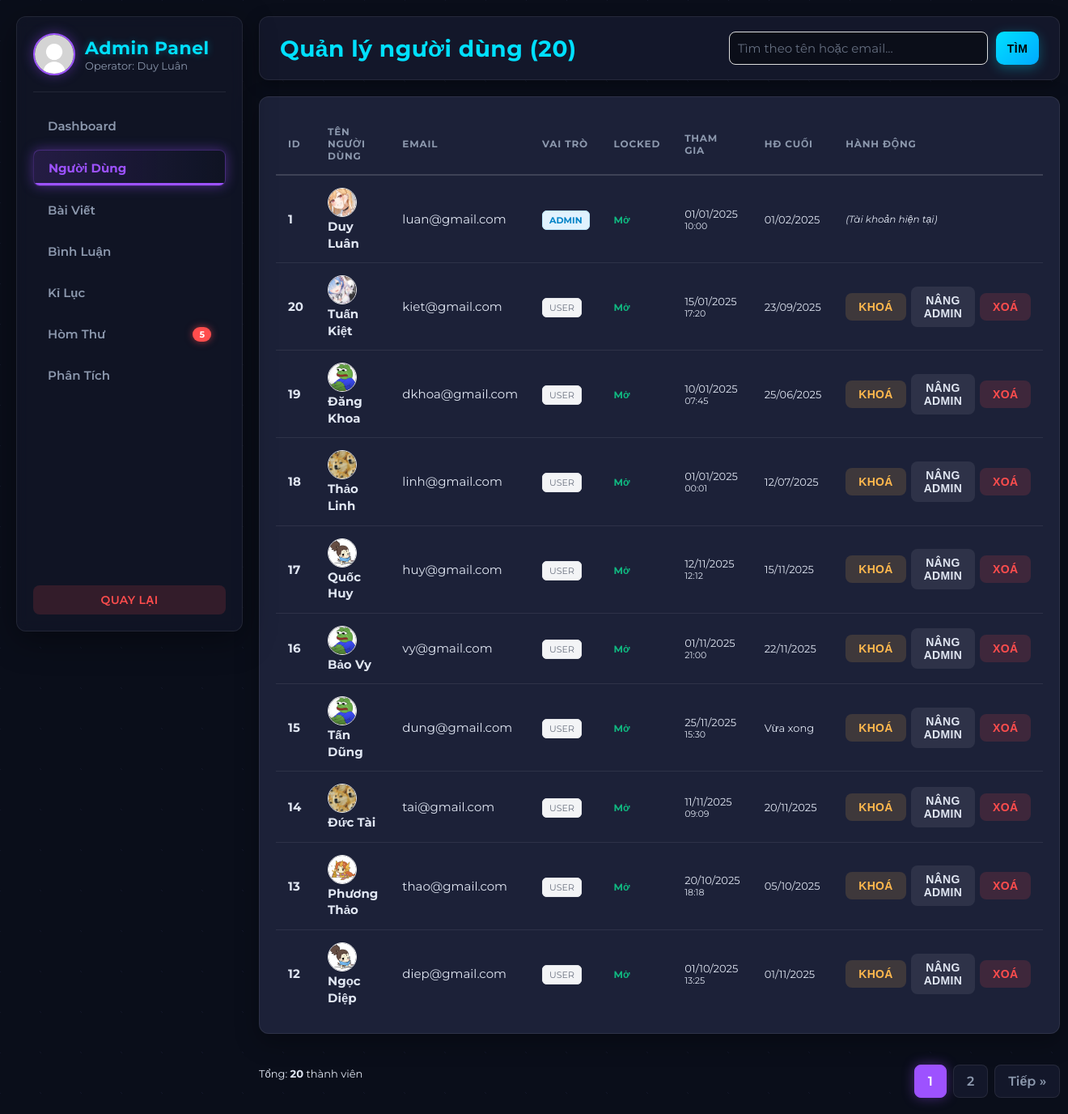
Screenshot of /admin/admin_users.php (signed in) with the database file from the repository.
### tables this page shows
CREATE TABLE IF NOT EXISTS users (
  id INT AUTO_INCREMENT PRIMARY KEY,
  name VARCHAR(100),
  email VARCHAR(100) UNIQUE,
  password VARCHAR(255),
  avatar VARCHAR(255) DEFAULT 'uploads/avatar/default.png',
  secret_code VARCHAR(255) NOT NULL,
  bio VARCHAR(255) NULL DEFAULT NULL,
  created_at DATETIME DEFAULT CURRENT_TIMESTAMP,
  last_activity DATETIME NULL,
  role VARCHAR(20) NOT NULL DEFAULT 'user',
  last_login DATETIME NULL,
  is_locked TINYINT(1) NOT NULL DEFAULT 0
);

### admin/admin_users.php (the view, shortened to what this page needs)
<?php
$CURRENT_PAGE = 'users';
require_once __DIR__ . '/admin_header.php';
$search = trim($_GET['q'] ?? '');
$page = max(1, intval($_GET['p'] ?? 1));
$limit = 10;
$offset = ($page - 1) * $limit;
$params = [];
$sql_where = "";
$count_sql = "SELECT COUNT(*) FROM users " . ($sql_where ? $sql_where : "");
$count_stmt = $conn->prepare($count_sql);
$count_stmt->execute();
$count_stmt->bind_result($total_users);
$total_pages = max(1, ceil($total_users / $limit));
$select_sql = "
  SELECT id, name, email, role, is_locked, created_at,
         COALESCE(last_login, last_activity) AS last_active_time,
         avatar
  FROM users
  " . ($sql_where ? $sql_where : "") . "
  ORDER BY role ASC, id DESC
  LIMIT ? OFFSET ?
";
$select_stmt = $conn->prepare($select_sql);
if ($sql_where) {
    $types = str_repeat('s', count($params)) . "ii";
    $bind_values = array_merge($params, [$limit, $offset]);
    $select_stmt->bind_param($types, ...$bind_values);
} else {
    $select_stmt->bind_param("ii", $limit, $offset);
}
$select_stmt->execute();
$result = $select_stmt->get_result();
?>
<div class="header">
  <h1 style="margin:0">Quản lý người dùng (<?= $total_users ?>)</h1>
  <div style="display:flex; gap:8px; align-items:center;">
    <form class="searchbar" method="get" action="admin_users.php" style="margin:0;">
        <input type="search" name="q" value="<?=htmlspecialchars($search)?>"
        style="width: 320px; padding: 10px; border-radius: 8px; border: 1px solid #ddd;"
        placeholder="Tìm theo tên hoặc email...">
        <button type="submit" class="btn-neutral" style="border-radius:10px; padding: 10px 14px; border:0; cursor:pointer;">Tìm</button>
    </form>
  </div>
</div>
<section class="table-wrap">
    <table class="table" role="table" aria-label="Danh sách người dùng">
      <thead>
        <tr>
          <th width="50">ID</th>
          <th>Tên người dùng</th>
          <th>Email</th>
          <th width="80">Vai trò</th>
          <th width="60">Locked</th>
          <th>Tham gia</th>
          <th>HĐ Cuối</th>
          <th style="width:250px">Hành động</th>
        </tr>
      </thead>
      <tbody>
      <?php while ($r = $result->fetch_assoc()): ?>
        <tr>
          <td><strong><?=htmlspecialchars($r['id'])?></strong></td>
          <td>
            <?php
                $avatarPath = (!empty($r['avatar']) && file_exists("../" . $r['avatar']))
                    ? "../" . $r['avatar']
                    : "../uploads/avatar/default.png";
            ?>
            <img style="width:36px; height:36px; border-radius:50%; object-fit:cover; margin-right:8px; vertical-align:middle; border:1px solid #eee;"
                 src="<?= htmlspecialchars($avatarPath) ?>" alt="avt">
            <strong style="vertical-align:middle;"><?=htmlspecialchars($r['name'])?></strong>
          </td>
          <td><div style="max-width:200px; overflow:hidden; text-overflow:ellipsis;"><?=htmlspecialchars($r['email'])?></div></td>
          <td>
            <?php if ($r['role'] === 'admin'): ?>
              <span style="background:#e0f2fe; color:#0284c7; padding: 4px 8px; border-radius: 6px; font-weight: 700; font-size: 11px; text-transform:uppercase; border:1px solid #bae6fd;">ADMIN</span>
            <?php else: ?>
              <span style="background:#f3f4f6; color:#6b7280; padding: 4px 8px; border-radius: 6px; font-size: 11px; text-transform:uppercase; border:1px solid #e5e7eb;">User</span>
            <?php endif; ?>
          </td>
          <td>
            <?= $r['is_locked']
                ? '<span style="color:#dc2626;font-weight:700;font-size:12px">Khoá</span>'
                : '<span style="color:#10b981;font-weight:700;font-size:12px">Mở</span>' ?>
          </td>
          <td style="font-size: 13px; color:var(--text-main);">
            <?= date('d/m/Y', strtotime($r['created_at'])) ?>
            <div style="font-size:11px; color:var(--muted);"><?= date('H:i', strtotime($r['created_at'])) ?></div>
          </td>
          <td style="font-size: 13px; color:var(--muted);">
             <?php
                if ($r['last_active_time']) {
                    $diff = time() - strtotime($r['last_active_time']);
                    if ($diff < 60) echo 'Vừa xong';
                    elseif ($diff < 3600) echo floor($diff/60) . ' phút trước';
                    elseif ($diff < 86400) echo floor($diff/3600) . ' giờ trước';
                    else echo date('d/m/Y', strtotime($r['last_active_time']));
                } else {
                    echo 'Chưa rõ';
                }
             ?>
          </td>
          <td>
            <form method="post" class="form-inline" style="display:flex; gap:6px; align-items:center;">
              <?php if ($r['id'] != $_SESSION['user']['id']): ?>
                <?php if (!$r['is_locked']): ?>
                  <button class="btn-warning" name="action" value="lock" onclick="return confirm('Khoá tài khoản này?')">Khoá</button>
                <?php else: ?>
                  <button class="btn-neutral" name="action" value="unlock">Mở</button>
                <?php endif; ?>
                <?php if ($r['role'] !== 'admin'): ?>
                  <button class="btn-neutral" name="action" value="make_admin" title="Nâng quyền Admin">Nâng Admin</button>
                <?php else: ?>
                  <button class="btn-neutral" name="action" value="revoke_admin" title="Hạ quyền xuống User">Hạ Admin</button>
                <?php endif; ?>
                <button class="btn-danger" name="action" value="delete" onclick="return confirm('CẢNH BÁO: Hành động này không thể hoàn tác!\nXác nhận XOÁ VĨNH VIỄN user này?')">Xoá</button>
              <?php else: ?>
                <span style="color:var(--muted); font-size: 12px; font-style:italic;">(Tài khoản hiện tại)</span>
              <?php endif; ?>
            </form>
          </td>
        </tr>
      <?php endwhile; ?>
      </tbody>
    </table>
</section>
<div style="display:flex; justify-content:space-between; align-items:center; margin-top:18px;">
  <div style="color:var(--muted); font-size:13px;">Tổng: <strong><?=htmlspecialchars($total_users)?></strong> thành viên</div>
  <div class="pagination" role="navigation" aria-label="Pagination">
      <?php
      $q = $search ? '&q='.urlencode($search) : '';
      $start = max(1, $page - 2);
      $end = min($total_pages, $page + 2);
      for ($i = $start; $i <= $end; $i++){
          if ($i === $page) {
              echo '<span class="current">'.$i.'</span>';
          } else {
              echo '<a href="admin_users.php?p='.$i.$q.'">'.$i.'</a>';
          }
      }
      if ($page < $total_pages){
          $next = $page + 1;
          echo '<a href="admin_users.php?p='.$next.$q.'">Tiếp »</a>';
      }
      ?>
  </div>
</div>
<?php
require_once __DIR__ . '/admin_footer.php';
?>

### admin/admin_header.php (shortened to what this page needs)
<?php
require_once __DIR__ . '/../db/connect.php';
$stmtUnread = $conn->prepare("SELECT COUNT(*) FROM contacts WHERE is_read = 0");
$stmtUnread->execute();
$stmtUnread->bind_result($unreadCount);
?>
<!doctype html>
<html lang="vi">
<head>
</head>
<body>
<div class="app">
  <aside class="sidebar" role="navigation">
    <div> <div class="brand">
        <?php
        $avatarPath = $_SESSION['user']['avatar'] ?? 'uploads/avatar/default.png';
        if (strpos($avatarPath, 'uploads/') === 0) {
            $avatarPath = '../' . $avatarPath;
        }
        ?>
        <img src="<?= htmlspecialchars($avatarPath) ?>"
         alt="avatar"
         style="width:52px; height:52px; border-radius:50%; object-fit:cover;">
          <div>
            <h2>Admin Panel</h2>
            <div>Operator: <?=htmlspecialchars($_SESSION['user']['name'] ?? 'Admin')?></div>
          </div>
        </div>
        <nav class="nav" aria-label="Admin menu">
          <a class="<?= ($CURRENT_PAGE == 'dashboard') ? 'active' : '' ?>" href="admin_panel.php">Dashboard</a>
          <a class="<?= ($CURRENT_PAGE == 'users') ? 'active' : '' ?>" href="admin_users.php">Người Dùng</a>
          <a class="<?= ($CURRENT_PAGE == 'posts') ? 'active' : '' ?>" href="admin_posts.php">Bài Viết</a>
          <a class="<?= ($CURRENT_PAGE == 'comments') ? 'active' : '' ?>" href="admin_comments.php">Bình Luận</a>
          <a class="<?= ($CURRENT_PAGE == 'scores') ? 'active' : '' ?>" href="admin_scores.php">Kỉ Lục</a>
          <a class="<?= ($CURRENT_PAGE == 'contacts') ? 'active' : '' ?>" href="admin_contacts.php">
              <span>Hòm Thư</span>
              <?php if (isset($unreadCount) && $unreadCount > 0): ?>
                  <span class="badge-count"><?= $unreadCount ?></span>
              <?php endif; ?>
          </a>
          <a class="<?= ($CURRENT_PAGE == 'stats') ? 'active' : '' ?>" href="admin_stats.php">Phân Tích</a>
        </nav>
    </div>
    <a href="../index.php" class="btn-danger" style="text-align:center; display:block; margin-top: auto; ">
        Quay Lại
    </a>
  </aside>
  <main class="content">

### admin/admin_footer.php
</main> </div> </body>
</html>

### rows the page displays
users: id "1", avatar (picture), name "Duy Luân", email "luan@gmail.com", role "ADMIN", is_locked "Mở", created_at "01/01/2025", created_at "10:00", last_active_time "01/02/2025", shows "(Tài khoản hiện tại)"
users: id "20", avatar (picture), name "Tuấn Kiệt", email "kiet@gmail.com", role "USER", is_locked "Mở", created_at "15/01/2025", created_at "17:20", last_active_time "23/09/2025", shows "XOÁ"
users: id "19", avatar (picture), name "Đăng Khoa", email "dkhoa@gmail.com", role "USER", is_locked "Mở", created_at "10/01/2025", created_at "07:45", last_active_time "25/06/2025", shows "XOÁ"
users: id "18", avatar (picture), name "Thảo Linh", email "linh@gmail.com", role "USER", is_locked "Mở", created_at "01/01/2025", created_at "00:01", last_active_time "12/07/2025", shows "XOÁ"
users: id "17", avatar (picture), name "Quốc Huy", email "huy@gmail.com", role "USER", is_locked "Mở", created_at "12/11/2025", created_at "12:12", last_active_time "15/11/2025", shows "XOÁ"
users: id "16", avatar (picture), name "Bảo Vy", email "vy@gmail.com", role "USER", is_locked "Mở", created_at "01/11/2025", created_at "21:00", last_active_time "22/11/2025", shows "XOÁ"
users: id "15", avatar (picture), name "Tấn Dũng", email "dung@gmail.com", role "USER", is_locked "Mở", created_at "25/11/2025", created_at "15:30", shows "Vừa xong", shows "XOÁ"
users: id "14", avatar (picture), name "Đức Tài", email "tai@gmail.com", role "USER", is_locked "Mở", created_at "11/11/2025", created_at "09:09", last_active_time "20/11/2025", shows "XOÁ"
users: id "13", avatar (picture), name "Phương Thảo", email "thao@gmail.com", role "USER", is_locked "Mở", created_at "20/10/2025", created_at "18:18", last_active_time "05/10/2025", shows "XOÁ"
users: id "12", avatar (picture), name "Ngọc Diệp", email "diep@gmail.com", role "USER", is_locked "Mở", created_at "01/10/2025", created_at "13:25", last_active_time "01/11/2025", shows "XOÁ"

### other values shown
$_SESSION['user']['name'] "Duy Luân"
$unreadCount "5"
$total_users "20"
